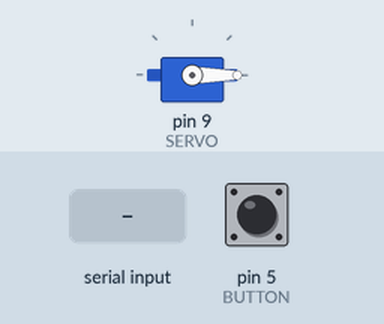
This sketch was run on a simulated Arduino Uno, built with avr-gcc and run on an emulated ATmega328P. Shown: servo. The test bench sets the inputs (shaded band); at power-on: pin 5 (BUTTON) HIGH.

Above: at 1.2 s.
1.3 s: "1" received over the second serial link
At 1.9 s:
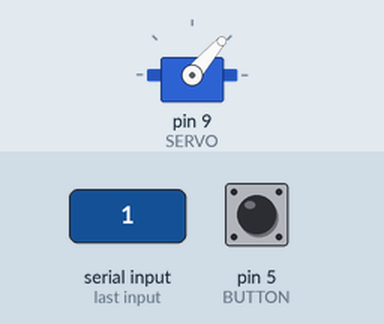
2.8 s: "0" received over the second serial link
At 4.2 s:
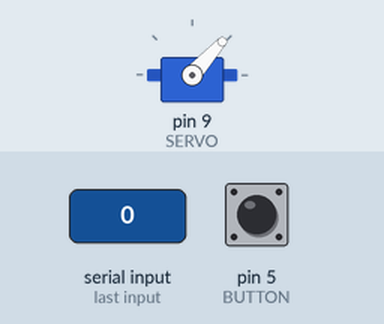
Timing chart, 0 to 5.8 s (numbered marks = the images above; inputs shaded):
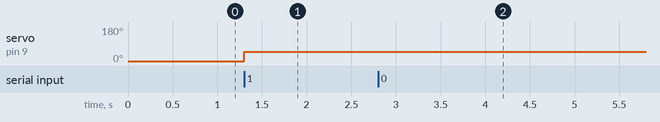

Measured:
- after the input at 1.3 s, servo on pin 9 (SERVO): 0° → 49° at once
- after the input at 2.8 s, servo on pin 9 (SERVO): 49° → 48° at once

The sketch:

servoArduino.ino
```cpp
#include <SoftwareSerial.h>
#include <Servo.h>

#define RX 2
#define TX 3
#define BUTTON 5
#define SERVO 9

Servo myservo;
int position = 0;
bool prevState = false;
bool state = true;

SoftwareSerial mySerial(RX, TX);

void setup() {
  // put your setup code here, to run once:
  myservo.attach(SERVO);
  pinMode(BUTTON, INPUT_PULLUP);
  mySerial.begin(9600);
}

void loop() {
  // put your main code here, to run repeatedly:
  if (mySerial.available()) {
    position = mySerial.read();
  }

  myservo.write(position);


  state = digitalRead(BUTTON);

  if (state != prevState) {
    mySerial.write(!state);
    prevState = state;
  }
}
```
